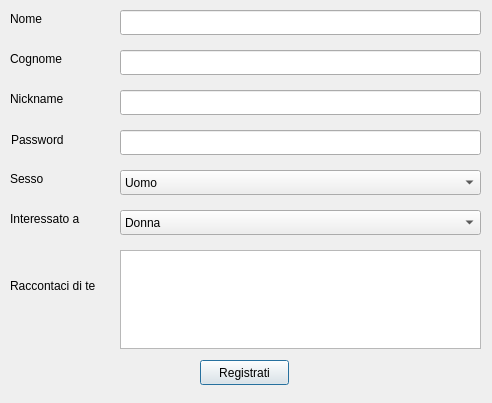
<?xml version="1.0" encoding="UTF-8"?>
<ui version="4.0">
 <class>Registration</class>
 <widget class="QDialog" name="Registration">
  <property name="geometry">
   <rect>
    <x>0</x>
    <y>0</y>
    <width>492</width>
    <height>403</height>
   </rect>
  </property>
  <property name="windowTitle">
   <string>Dialog</string>
  </property>
  <widget class="QPushButton" name="Registra">
   <property name="geometry">
    <rect>
     <x>200</x>
     <y>360</y>
     <width>89</width>
     <height>25</height>
    </rect>
   </property>
   <property name="text">
    <string>Registrati</string>
   </property>
  </widget>
  <widget class="QTextEdit" name="Bio">
   <property name="geometry">
    <rect>
     <x>120</x>
     <y>250</y>
     <width>361</width>
     <height>99</height>
    </rect>
   </property>
  </widget>
  <widget class="QLabel" name="label_7">
   <property name="geometry">
    <rect>
     <x>10</x>
     <y>270</y>
     <width>111</width>
     <height>31</height>
    </rect>
   </property>
   <property name="text">
    <string>Raccontaci di te</string>
   </property>
  </widget>
  <widget class="QLineEdit" name="Nome">
   <property name="geometry">
    <rect>
     <x>120</x>
     <y>10</y>
     <width>361</width>
     <height>25</height>
    </rect>
   </property>
  </widget>
  <widget class="QLabel" name="label_2">
   <property name="geometry">
    <rect>
     <x>10</x>
     <y>50</y>
     <width>66</width>
     <height>17</height>
    </rect>
   </property>
   <property name="text">
    <string>Cognome</string>
   </property>
  </widget>
  <widget class="QLineEdit" name="Cognome">
   <property name="geometry">
    <rect>
     <x>120</x>
     <y>50</y>
     <width>361</width>
     <height>25</height>
    </rect>
   </property>
  </widget>
  <widget class="QLabel" name="label_3">
   <property name="geometry">
    <rect>
     <x>10</x>
     <y>90</y>
     <width>68</width>
     <height>17</height>
    </rect>
   </property>
   <property name="text">
    <string>Nickname</string>
   </property>
  </widget>
  <widget class="QLineEdit" name="Nick">
   <property name="geometry">
    <rect>
     <x>120</x>
     <y>90</y>
     <width>361</width>
     <height>25</height>
    </rect>
   </property>
  </widget>
  <widget class="QLabel" name="label_4">
   <property name="geometry">
    <rect>
     <x>11</x>
     <y>131</y>
     <width>65</width>
     <height>17</height>
    </rect>
   </property>
   <property name="text">
    <string>Password</string>
   </property>
  </widget>
  <widget class="QLabel" name="label_5">
   <property name="geometry">
    <rect>
     <x>10</x>
     <y>170</y>
     <width>39</width>
     <height>17</height>
    </rect>
   </property>
   <property name="text">
    <string>Sesso</string>
   </property>
  </widget>
  <widget class="QLabel" name="label_6">
   <property name="geometry">
    <rect>
     <x>10</x>
     <y>210</y>
     <width>89</width>
     <height>17</height>
    </rect>
   </property>
   <property name="text">
    <string>Interessato a</string>
   </property>
  </widget>
  <widget class="QComboBox" name="Sesso">
   <property name="geometry">
    <rect>
     <x>120</x>
     <y>170</y>
     <width>361</width>
     <height>25</height>
    </rect>
   </property>
   <item>
    <property name="text">
     <string>Uomo</string>
    </property>
   </item>
   <item>
    <property name="text">
     <string>Donna</string>
    </property>
   </item>
  </widget>
  <widget class="QComboBox" name="Interesse">
   <property name="geometry">
    <rect>
     <x>120</x>
     <y>210</y>
     <width>361</width>
     <height>25</height>
    </rect>
   </property>
   <property name="currentText">
    <string>Donna</string>
   </property>
   <item>
    <property name="text">
     <string>Donna</string>
    </property>
   </item>
   <item>
    <property name="text">
     <string>Uomo</string>
    </property>
   </item>
  </widget>
  <widget class="QLabel" name="label">
   <property name="geometry">
    <rect>
     <x>10</x>
     <y>10</y>
     <width>42</width>
     <height>17</height>
    </rect>
   </property>
   <property name="text">
    <string>Nome</string>
   </property>
  </widget>
  <widget class="QLineEdit" name="Password">
   <property name="geometry">
    <rect>
     <x>120</x>
     <y>130</y>
     <width>361</width>
     <height>25</height>
    </rect>
   </property>
   <property name="echoMode">
    <enum>QLineEdit::Password</enum>
   </property>
  </widget>
 </widget>
 <resources/>
 <connections/>
</ui>
